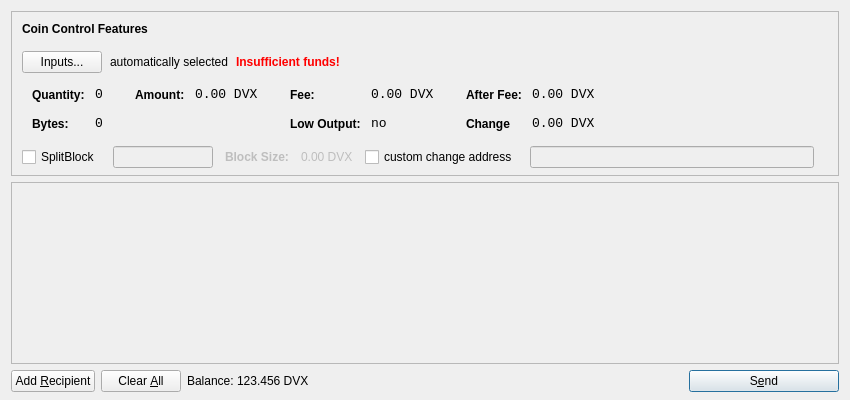
<?xml version="1.0" encoding="UTF-8"?>
<ui version="4.0">
 <class>SendCoinsDialog</class>
 <widget class="QDialog" name="SendCoinsDialog">
  <property name="geometry">
   <rect>
    <x>0</x>
    <y>0</y>
    <width>850</width>
    <height>400</height>
   </rect>
  </property>
  <property name="windowTitle">
   <string>Send Coins</string>
  </property>
  <layout class="QVBoxLayout" name="verticalLayout" stretch="0,1,0">
   <property name="bottomMargin">
    <number>8</number>
   </property>
   <item>
    <widget class="QFrame" name="frameCoinControl">
     <property name="sizePolicy">
      <sizepolicy hsizetype="Expanding" vsizetype="Expanding">
       <horstretch>0</horstretch>
       <verstretch>0</verstretch>
      </sizepolicy>
     </property>
     <property name="maximumSize">
      <size>
       <width>16777215</width>
       <height>16777215</height>
      </size>
     </property>
     <property name="frameShape">
      <enum>QFrame::StyledPanel</enum>
     </property>
     <property name="frameShadow">
      <enum>QFrame::Sunken</enum>
     </property>
     <layout class="QVBoxLayout" name="verticalLayoutCoinControl2">
      <property name="spacing">
       <number>-1</number>
      </property>
      <property name="leftMargin">
       <number>0</number>
      </property>
      <property name="topMargin">
       <number>0</number>
      </property>
      <property name="rightMargin">
       <number>0</number>
      </property>
      <property name="bottomMargin">
       <number>6</number>
      </property>
      <item>
       <layout class="QVBoxLayout" name="verticalLayoutCoinControl" stretch="0,0,0,0,1">
        <property name="spacing">
         <number>0</number>
        </property>
        <property name="leftMargin">
         <number>10</number>
        </property>
        <property name="topMargin">
         <number>10</number>
        </property>
        <item>
         <layout class="QHBoxLayout" name="horizontalLayoutCoinControl1">
          <property name="bottomMargin">
           <number>15</number>
          </property>
          <item>
           <widget class="QLabel" name="labelCoinControlFeatures">
            <property name="sizePolicy">
             <sizepolicy hsizetype="Preferred" vsizetype="Maximum">
              <horstretch>0</horstretch>
              <verstretch>0</verstretch>
             </sizepolicy>
            </property>
            <property name="font">
             <font>
              <weight>75</weight>
              <bold>true</bold>
             </font>
            </property>
            <property name="styleSheet">
             <string notr="true">font-weight:bold;</string>
            </property>
            <property name="text">
             <string>Coin Control Features</string>
            </property>
           </widget>
          </item>
         </layout>
        </item>
        <item>
         <layout class="QHBoxLayout" name="horizontalLayoutCoinControl2" stretch="0,0,0,0">
          <property name="spacing">
           <number>8</number>
          </property>
          <property name="bottomMargin">
           <number>10</number>
          </property>
          <item>
           <widget class="QPushButton" name="pushButtonCoinControl">
            <property name="styleSheet">
             <string notr="true"/>
            </property>
            <property name="text">
             <string>Inputs...</string>
            </property>
           </widget>
          </item>
          <item>
           <widget class="QLabel" name="labelCoinControlAutomaticallySelected">
            <property name="text">
             <string>automatically selected</string>
            </property>
            <property name="margin">
             <number>5</number>
            </property>
           </widget>
          </item>
          <item>
           <widget class="QLabel" name="labelCoinControlInsuffFunds">
            <property name="font">
             <font>
              <weight>75</weight>
              <bold>true</bold>
             </font>
            </property>
            <property name="styleSheet">
             <string notr="true">color:red;font-weight:bold;</string>
            </property>
            <property name="text">
             <string>Insufficient funds!</string>
            </property>
            <property name="margin">
             <number>5</number>
            </property>
           </widget>
          </item>
          <item>
           <spacer name="horizontalSpacerCoinControl">
            <property name="orientation">
             <enum>Qt::Horizontal</enum>
            </property>
            <property name="sizeHint" stdset="0">
             <size>
              <width>40</width>
              <height>1</height>
             </size>
            </property>
           </spacer>
          </item>
         </layout>
        </item>
        <item>
         <widget class="QWidget" name="widgetCoinControl" native="true">
          <property name="sizePolicy">
           <sizepolicy hsizetype="Preferred" vsizetype="Preferred">
            <horstretch>0</horstretch>
            <verstretch>0</verstretch>
           </sizepolicy>
          </property>
          <property name="minimumSize">
           <size>
            <width>0</width>
            <height>0</height>
           </size>
          </property>
          <property name="styleSheet">
           <string notr="true"/>
          </property>
          <layout class="QHBoxLayout" name="horizontalLayoutCoinControl5">
           <property name="margin">
            <number>0</number>
           </property>
           <item>
            <layout class="QHBoxLayout" name="horizontalLayoutCoinControl3" stretch="0,0,0,1">
             <property name="spacing">
              <number>20</number>
             </property>
             <property name="topMargin">
              <number>0</number>
             </property>
             <property name="bottomMargin">
              <number>10</number>
             </property>
             <item>
              <layout class="QFormLayout" name="formLayoutCoinControl1">
               <property name="horizontalSpacing">
                <number>10</number>
               </property>
               <property name="verticalSpacing">
                <number>14</number>
               </property>
               <property name="leftMargin">
                <number>10</number>
               </property>
               <property name="topMargin">
                <number>4</number>
               </property>
               <property name="rightMargin">
                <number>6</number>
               </property>
               <item row="0" column="0">
                <widget class="QLabel" name="labelCoinControlQuantityText">
                 <property name="styleSheet">
                  <string notr="true">font-weight:bold;</string>
                 </property>
                 <property name="text">
                  <string>Quantity:</string>
                 </property>
                 <property name="margin">
                  <number>0</number>
                 </property>
                </widget>
               </item>
               <item row="0" column="1">
                <widget class="QLabel" name="labelCoinControlQuantity">
                 <property name="font">
                  <font>
                   <family>Monospace</family>
                   <pointsize>10</pointsize>
                  </font>
                 </property>
                 <property name="cursor">
                  <cursorShape>IBeamCursor</cursorShape>
                 </property>
                 <property name="contextMenuPolicy">
                  <enum>Qt::ActionsContextMenu</enum>
                 </property>
                 <property name="text">
                  <string>0</string>
                 </property>
                 <property name="margin">
                  <number>0</number>
                 </property>
                 <property name="textInteractionFlags">
                  <set>Qt::LinksAccessibleByMouse|Qt::TextSelectableByKeyboard|Qt::TextSelectableByMouse</set>
                 </property>
                </widget>
               </item>
               <item row="1" column="0">
                <widget class="QLabel" name="labelCoinControlBytesText">
                 <property name="styleSheet">
                  <string notr="true">font-weight:bold;</string>
                 </property>
                 <property name="text">
                  <string>Bytes:</string>
                 </property>
                </widget>
               </item>
               <item row="1" column="1">
                <widget class="QLabel" name="labelCoinControlBytes">
                 <property name="font">
                  <font>
                   <family>Monospace</family>
                   <pointsize>10</pointsize>
                  </font>
                 </property>
                 <property name="cursor">
                  <cursorShape>IBeamCursor</cursorShape>
                 </property>
                 <property name="contextMenuPolicy">
                  <enum>Qt::ActionsContextMenu</enum>
                 </property>
                 <property name="text">
                  <string>0</string>
                 </property>
                 <property name="textInteractionFlags">
                  <set>Qt::LinksAccessibleByMouse|Qt::TextSelectableByKeyboard|Qt::TextSelectableByMouse</set>
                 </property>
                </widget>
               </item>
              </layout>
             </item>
             <item>
              <layout class="QFormLayout" name="formLayoutCoinControl2">
               <property name="horizontalSpacing">
                <number>10</number>
               </property>
               <property name="verticalSpacing">
                <number>14</number>
               </property>
               <property name="leftMargin">
                <number>6</number>
               </property>
               <property name="topMargin">
                <number>4</number>
               </property>
               <property name="rightMargin">
                <number>6</number>
               </property>
               <item row="0" column="0">
                <widget class="QLabel" name="labelCoinControlAmountText">
                 <property name="styleSheet">
                  <string notr="true">font-weight:bold;</string>
                 </property>
                 <property name="text">
                  <string>Amount:</string>
                 </property>
                 <property name="margin">
                  <number>0</number>
                 </property>
                </widget>
               </item>
               <item row="0" column="1">
                <widget class="QLabel" name="labelCoinControlAmount">
                 <property name="font">
                  <font>
                   <family>Monospace</family>
                   <pointsize>10</pointsize>
                  </font>
                 </property>
                 <property name="cursor">
                  <cursorShape>IBeamCursor</cursorShape>
                 </property>
                 <property name="contextMenuPolicy">
                  <enum>Qt::ActionsContextMenu</enum>
                 </property>
                 <property name="text">
                  <string notr="true">0.00 DVX</string>
                 </property>
                 <property name="textInteractionFlags">
                  <set>Qt::LinksAccessibleByMouse|Qt::TextSelectableByKeyboard|Qt::TextSelectableByMouse</set>
                 </property>
                </widget>
               </item>
              </layout>
             </item>
             <item>
              <layout class="QFormLayout" name="formLayoutCoinControl3">
               <property name="horizontalSpacing">
                <number>10</number>
               </property>
               <property name="verticalSpacing">
                <number>14</number>
               </property>
               <property name="leftMargin">
                <number>6</number>
               </property>
               <property name="topMargin">
                <number>4</number>
               </property>
               <property name="rightMargin">
                <number>6</number>
               </property>
               <item row="0" column="0">
                <widget class="QLabel" name="labelCoinControlFeeText">
                 <property name="styleSheet">
                  <string notr="true">font-weight:bold;</string>
                 </property>
                 <property name="text">
                  <string>Fee:</string>
                 </property>
                 <property name="margin">
                  <number>0</number>
                 </property>
                </widget>
               </item>
               <item row="0" column="1">
                <widget class="QLabel" name="labelCoinControlFee">
                 <property name="font">
                  <font>
                   <family>Monospace</family>
                   <pointsize>10</pointsize>
                  </font>
                 </property>
                 <property name="cursor">
                  <cursorShape>IBeamCursor</cursorShape>
                 </property>
                 <property name="contextMenuPolicy">
                  <enum>Qt::ActionsContextMenu</enum>
                 </property>
                 <property name="text">
                  <string notr="true">0.00 DVX</string>
                 </property>
                 <property name="textInteractionFlags">
                  <set>Qt::LinksAccessibleByMouse|Qt::TextSelectableByKeyboard|Qt::TextSelectableByMouse</set>
                 </property>
                </widget>
               </item>
               <item row="1" column="0">
                <widget class="QLabel" name="labelCoinControlLowOutputText">
                 <property name="styleSheet">
                  <string notr="true">font-weight:bold;</string>
                 </property>
                 <property name="text">
                  <string>Low Output:</string>
                 </property>
                </widget>
               </item>
               <item row="1" column="1">
                <widget class="QLabel" name="labelCoinControlLowOutput">
                 <property name="font">
                  <font>
                   <family>Monospace</family>
                   <pointsize>10</pointsize>
                  </font>
                 </property>
                 <property name="cursor">
                  <cursorShape>IBeamCursor</cursorShape>
                 </property>
                 <property name="contextMenuPolicy">
                  <enum>Qt::ActionsContextMenu</enum>
                 </property>
                 <property name="text">
                  <string>no</string>
                 </property>
                 <property name="textInteractionFlags">
                  <set>Qt::LinksAccessibleByMouse|Qt::TextSelectableByKeyboard|Qt::TextSelectableByMouse</set>
                 </property>
                </widget>
               </item>
              </layout>
             </item>
             <item>
              <layout class="QFormLayout" name="formLayoutCoinControl4">
               <property name="horizontalSpacing">
                <number>10</number>
               </property>
               <property name="verticalSpacing">
                <number>14</number>
               </property>
               <property name="leftMargin">
                <number>6</number>
               </property>
               <property name="topMargin">
                <number>4</number>
               </property>
               <property name="rightMargin">
                <number>6</number>
               </property>
               <item row="0" column="0">
                <widget class="QLabel" name="labelCoinControlAfterFeeText">
                 <property name="styleSheet">
                  <string notr="true">font-weight:bold;</string>
                 </property>
                 <property name="text">
                  <string>After Fee:</string>
                 </property>
                 <property name="margin">
                  <number>0</number>
                 </property>
                </widget>
               </item>
               <item row="0" column="1">
                <widget class="QLabel" name="labelCoinControlAfterFee">
                 <property name="font">
                  <font>
                   <family>Monospace</family>
                   <pointsize>10</pointsize>
                  </font>
                 </property>
                 <property name="cursor">
                  <cursorShape>IBeamCursor</cursorShape>
                 </property>
                 <property name="contextMenuPolicy">
                  <enum>Qt::ActionsContextMenu</enum>
                 </property>
                 <property name="text">
                  <string notr="true">0.00 DVX</string>
                 </property>
                 <property name="textInteractionFlags">
                  <set>Qt::LinksAccessibleByMouse|Qt::TextSelectableByKeyboard|Qt::TextSelectableByMouse</set>
                 </property>
                </widget>
               </item>
               <item row="1" column="0">
                <widget class="QLabel" name="labelCoinControlChangeText">
                 <property name="styleSheet">
                  <string notr="true">font-weight:bold;</string>
                 </property>
                 <property name="text">
                  <string>Change</string>
                 </property>
                </widget>
               </item>
               <item row="1" column="1">
                <widget class="QLabel" name="labelCoinControlChange">
                 <property name="font">
                  <font>
                   <family>Monospace</family>
                   <pointsize>10</pointsize>
                  </font>
                 </property>
                 <property name="cursor">
                  <cursorShape>IBeamCursor</cursorShape>
                 </property>
                 <property name="contextMenuPolicy">
                  <enum>Qt::ActionsContextMenu</enum>
                 </property>
                 <property name="text">
                  <string notr="true">0.00 DVX</string>
                 </property>
                 <property name="textInteractionFlags">
                  <set>Qt::LinksAccessibleByMouse|Qt::TextSelectableByKeyboard|Qt::TextSelectableByMouse</set>
                 </property>
                </widget>
               </item>
              </layout>
             </item>
            </layout>
           </item>
          </layout>
         </widget>
        </item>
        <item>
         <layout class="QHBoxLayout" name="horizontalLayoutCoinControl4" stretch="0,0,0">
          <property name="spacing">
           <number>12</number>
          </property>
          <property name="sizeConstraint">
           <enum>QLayout::SetDefaultConstraint</enum>
          </property>
          <property name="topMargin">
           <number>5</number>
          </property>
          <property name="rightMargin">
           <number>5</number>
          </property>
          <item>
            <widget class="QCheckBox" name="splitBlockCheckBox">
              <property name="text">
                <string>SplitBlock</string>
              </property>
            </widget>
          </item>
          <item>
            <widget class="QLineEdit" name="splitBlockLineEdit">
              <property name="enabled">
                <bool>false</bool>
              </property>
              <property name="sizePolicy">
                <sizepolicy hsizetype="Fixed" vsizetype="Fixed">
                  <horstretch>0</horstretch>
                  <verstretch>0</verstretch>
                </sizepolicy>
              </property>
              <property name="maximumSize">
                <size>
                  <width>100</width>
                  <height>16777215</height>
                </size>
              </property>
            </widget>
          </item>
          <item>
            <widget class="QLabel" name="labelBlockSizeText">
              <property name="enabled">
                <bool>false</bool>
              </property>
              <property name="font">
                <font>
                  <weight>75</weight>
                  <bold>true</bold>
                </font>
              </property>
              <property name="text">
                <string>Block Size:</string>
              </property>
            </widget>
          </item>
          <item>
            <widget class="QLabel" name="labelBlockSize">
              <property name="enabled">
                <bool>false</bool>
              </property>
              <property name="text">
                <string>0.00 DVX</string>
              </property>
            </widget>
          </item>
          <item>
           <widget class="QCheckBox" name="checkBoxCoinControlChange">
            <property name="text">
             <string>custom change address</string>
            </property>
           </widget>
          </item>
          <item>
           <widget class="QLineEdit" name="lineEditCoinControlChange">
            <property name="enabled">
             <bool>false</bool>
            </property>
            <property name="sizePolicy">
             <sizepolicy hsizetype="Expanding" vsizetype="Fixed">
              <horstretch>0</horstretch>
              <verstretch>0</verstretch>
             </sizepolicy>
            </property>
           </widget>
          </item>
          <item>
           <widget class="QLabel" name="labelCoinControlChangeLabel">
            <property name="sizePolicy">
             <sizepolicy hsizetype="Preferred" vsizetype="Expanding">
              <horstretch>0</horstretch>
              <verstretch>0</verstretch>
             </sizepolicy>
            </property>
            <property name="minimumSize">
             <size>
              <width>0</width>
              <height>0</height>
             </size>
            </property>
            <property name="text">
             <string/>
            </property>
            <property name="margin">
             <number>3</number>
            </property>
           </widget>
          </item>
         </layout>
        </item>
        <item>
         <spacer name="verticalSpacerCoinControl">
          <property name="orientation">
           <enum>Qt::Vertical</enum>
          </property>
          <property name="sizeHint" stdset="0">
           <size>
            <width>800</width>
            <height>1</height>
           </size>
          </property>
         </spacer>
        </item>
       </layout>
      </item>
     </layout>
    </widget>
   </item>
   <item>
    <widget class="QScrollArea" name="scrollArea">
     <property name="widgetResizable">
      <bool>true</bool>
     </property>
     <widget class="QWidget" name="scrollAreaWidgetContents">
      <property name="geometry">
       <rect>
        <x>0</x>
        <y>0</y>
        <width>830</width>
        <height>165</height>
       </rect>
      </property>
      <layout class="QVBoxLayout" name="verticalLayout_2">
       <property name="margin">
        <number>0</number>
       </property>
       <item>
        <layout class="QVBoxLayout" name="entries">
         <property name="spacing">
          <number>6</number>
         </property>
        </layout>
       </item>
       <item>
        <spacer name="verticalSpacer">
         <property name="orientation">
          <enum>Qt::Vertical</enum>
         </property>
         <property name="sizeHint" stdset="0">
          <size>
           <width>20</width>
           <height>40</height>
          </size>
         </property>
        </spacer>
       </item>
      </layout>
     </widget>
    </widget>
   </item>
   <item>
    <layout class="QHBoxLayout" name="horizontalLayout">
     <item>
      <widget class="QPushButton" name="addButton">
       <property name="toolTip">
        <string>Send to multiple recipients at once</string>
       </property>
       <property name="text">
        <string>Add &amp;Recipient</string>
       </property>
       <property name="autoDefault">
        <bool>false</bool>
       </property>
      </widget>
     </item>
     <item>
      <widget class="QPushButton" name="clearButton">
       <property name="sizePolicy">
        <sizepolicy hsizetype="Minimum" vsizetype="Fixed">
         <horstretch>0</horstretch>
         <verstretch>0</verstretch>
        </sizepolicy>
       </property>
       <property name="toolTip">
        <string>Remove all transaction fields</string>
       </property>
       <property name="text">
        <string>Clear &amp;All</string>
       </property>
       <property name="autoRepeatDelay">
        <number>300</number>
       </property>
       <property name="autoDefault">
        <bool>false</bool>
       </property>
      </widget>
     </item>
     <item>
      <layout class="QHBoxLayout" name="horizontalLayout_2">
       <property name="spacing">
        <number>3</number>
       </property>
       <item>
        <widget class="QLabel" name="label">
         <property name="sizePolicy">
          <sizepolicy hsizetype="Preferred" vsizetype="Fixed">
           <horstretch>0</horstretch>
           <verstretch>0</verstretch>
          </sizepolicy>
         </property>
         <property name="text">
          <string>Balance:</string>
         </property>
        </widget>
       </item>
       <item>
        <widget class="QLabel" name="labelBalance">
         <property name="sizePolicy">
          <sizepolicy hsizetype="Preferred" vsizetype="Fixed">
           <horstretch>0</horstretch>
           <verstretch>0</verstretch>
          </sizepolicy>
         </property>
         <property name="cursor">
          <cursorShape>IBeamCursor</cursorShape>
         </property>
         <property name="text">
          <string notr="true">123.456 DVX</string>
         </property>
         <property name="textInteractionFlags">
          <set>Qt::LinksAccessibleByMouse|Qt::TextSelectableByKeyboard|Qt::TextSelectableByMouse</set>
         </property>
        </widget>
       </item>
      </layout>
     </item>
     <item>
      <spacer name="horizontalSpacer">
       <property name="orientation">
        <enum>Qt::Horizontal</enum>
       </property>
       <property name="sizeHint" stdset="0">
        <size>
         <width>40</width>
         <height>20</height>
        </size>
       </property>
      </spacer>
     </item>
     <item>
      <widget class="QPushButton" name="sendButton">
       <property name="minimumSize">
        <size>
         <width>150</width>
         <height>0</height>
        </size>
       </property>
       <property name="toolTip">
        <string>Confirm the send action</string>
       </property>
       <property name="text">
        <string>S&amp;end</string>
       </property>
       <property name="icon">
        <iconset resource="../bitcoin.qrc">
         <normaloff>:/icons/send</normaloff>:/icons/send</iconset>
       </property>
       <property name="default">
        <bool>true</bool>
       </property>
      </widget>
     </item>
    </layout>
   </item>
  </layout>
 </widget>
 <resources>
  <include location="../bitcoin.qrc"/>
 </resources>
 <connections/>
</ui>
